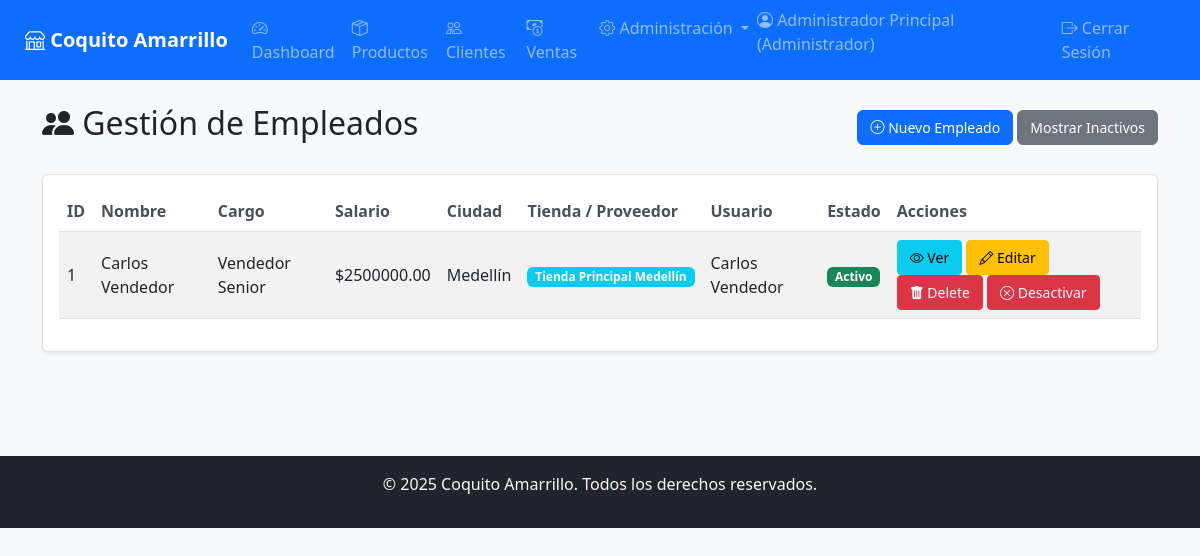
Page /staff/ (signed in) on the earlier database version.
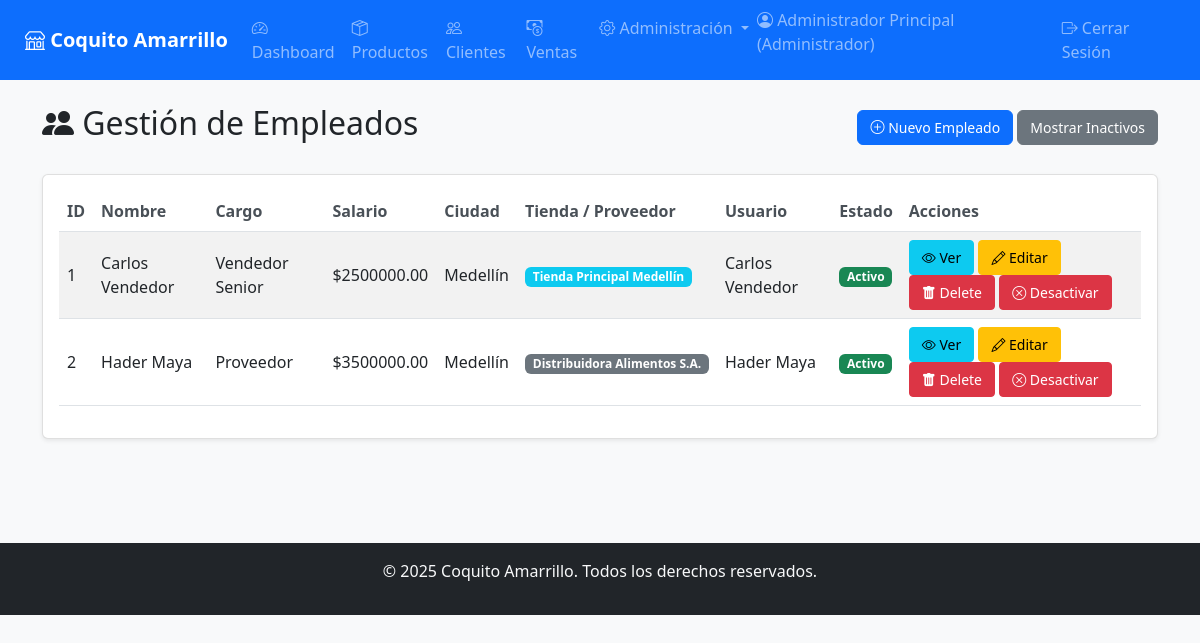
Same page on the later database version.
### app/models/user.py (models this page shows, shortened)
class User(UserMixin, db.Model):
    __tablename__ = 'usuarios'
    id_usuario = db.Column(db.Integer, primary_key=True)
    nombre = db.Column(db.String(100), nullable=False)
    email = db.Column(db.String(100), nullable=False, unique=True)
    _password_hash = db.Column('password', db.String(255), nullable=False)
    rol_id = db.Column(db.Integer, db.ForeignKey('roles.id_rol'), nullable=False)
    activo = db.Column(db.Boolean, default=True)  # Campo para soft delete
    fecha_eliminacion = db.Column(db.DateTime)    # Fecha de desactivación
    fecha_registro = db.Column(db.DateTime)
    rol = relationship('Role', back_populates='usuarios')
    empleado_asociado = relationship('Staff', back_populates='usuario', uselist=False)
    @property
    def password(self):
        raise AttributeError('La contraseña no es legible')
    @password.setter
    def password(self, raw_password):
        self.validate_password_strength(raw_password)
        self._password_hash = bcrypt.generate_password_hash(raw_password).decode('utf-8')

### app/models/role.py (models this page shows, shortened)
class Role(db.Model):
    __tablename__ = 'roles'
    id_rol = db.Column(db.Integer, primary_key=True)
    nombre = db.Column(db.String(50), nullable=False, unique=True)
    descripcion = db.Column(db.String(150))
    activo = db.Column(db.Boolean, default=True)
    fecha_eliminacion = db.Column(db.DateTime)
    usuarios = relationship('User', back_populates='rol', cascade='save-update, merge')

### app/models/staff.py (models this page shows, shortened)
class Staff(db.Model):
    __tablename__ = 'personal'
    id_empleado = db.Column(db.Integer, primary_key=True)
    nombre = db.Column(db.String(100), nullable=False)
    cargo = db.Column(db.String(100))
    salario = db.Column(db.Numeric(10, 2))
    ciudad_id = db.Column(db.Integer, db.ForeignKey('ciudades.id_ciudad'))
    tienda_id = db.Column(db.Integer, db.ForeignKey('tiendas.id_tienda'))
    usuario_id = db.Column(db.Integer, db.ForeignKey('usuarios.id_usuario'))
    proveedor_id = db.Column(db.Integer, db.ForeignKey('proveedores.id_proveedor'))
    activo = db.Column(db.Boolean, default=True)
    fecha_eliminacion = db.Column(db.DateTime)
    ciudad = relationship('City', back_populates='personal')
    tienda = relationship('Store', back_populates='personal')
    usuario = relationship('User', back_populates='empleado_asociado', uselist=False)
    proveedor = relationship('Supplier', back_populates='empleados', uselist=False)
    ventas = relationship('Sale', back_populates='empleado')
    @classmethod
    def get_activos(cls):
        return cls.query.filter_by(activo=True)

### app/models/city.py (models this page shows, shortened)
class City(db.Model):
    __tablename__ = 'ciudades'
    id_ciudad = db.Column(db.Integer, primary_key=True)
    nombre = db.Column(db.String(100), nullable=False, unique=True)
    activo = db.Column(db.Boolean, default=True)
    fecha_eliminacion = db.Column(db.DateTime)
    tiendas = relationship('Store', back_populates='ciudad')
    clientes = relationship('Client', back_populates='ciudad')
    proveedores = relationship('Supplier', back_populates='ciudad')
    personal = relationship('Staff', back_populates='ciudad')

### app/models/store.py (models this page shows, shortened)
class Store(db.Model):
    __tablename__ = 'tiendas'
    id_tienda = db.Column(db.Integer, primary_key=True)
    nombre = db.Column(db.String(100), nullable=False)
    direccion = db.Column(db.String(150))
    ciudad_id = db.Column(db.Integer, db.ForeignKey('ciudades.id_ciudad'), nullable=False)
    activo = db.Column(db.Boolean, default=True)
    fecha_eliminacion = db.Column(db.DateTime)
    ciudad = relationship('City', back_populates='tiendas')
    personal = relationship('Staff', back_populates='tienda')
    ventas = relationship('Sale', back_populates='tienda')

### app/models/supplier.py (models this page shows, shortened)
class Supplier(db.Model):
    __tablename__ = 'proveedores'
    id_proveedor = db.Column(db.Integer, primary_key=True)
    nombre = db.Column(db.String(100), nullable=False)
    contacto = db.Column(db.String(100))
    ciudad_id = db.Column(db.Integer, db.ForeignKey('ciudades.id_ciudad'))
    activo = db.Column(db.Boolean, default=True)
    fecha_eliminacion = db.Column(db.DateTime)
    usuario_id = db.Column(db.Integer, db.ForeignKey('usuarios.id_usuario'))
    ciudad = relationship('City', back_populates='proveedores')
    productos = relationship('Product', back_populates='proveedor')
    ordenes = relationship('SupplierOrder', back_populates='proveedor')
    empleados = relationship('Staff', back_populates='proveedor')

### app/routes/staff.py (the view)
@staff_bp.route('/')
@login_required
@admin_required
def list_staff():
    form = EmptyForm()
    delete_form = ConfirmDeleteForm()
    activate_form = ConfirmDeleteForm()
    mostrar_inactivos = request.args.get('mostrar_inactivos', False)
    if mostrar_inactivos:
        staff = Staff.get_todos().all()
    else:
        staff = Staff.get_activos().all()
    return render_template(
        'staff/list.html',
        staff=staff,
        mostrar_inactivos=mostrar_inactivos,
        activate_form=activate_form,
        delete_form=delete_form,
        form=form
    )

### app/__init__.py (called while the page is built)
@login_manager.user_loader
def load_user(user_id):
    from app.models import User
    return User.query.get(int(user_id))

### app/templates/staff/list.html (shortened to what this page needs)
{% extends "base.html" %}
{% block content %}
<div class="container">
  <div class="d-flex justify-content-between align-items-center mb-4">
    <h2><i class="bi bi-people-fill"></i> Gestión de Empleados</h2>
    <div>
      <a href="{{ url_for('staff.create_staff') }}" class="btn btn-primary">
        <i class="bi bi-plus-circle"></i> Nuevo Empleado
      </a>
      <a href="{{ url_for('staff.list_staff', mostrar_inactivos=not mostrar_inactivos) }}"
        class="btn btn-{% if mostrar_inactivos %}warning{% else %}secondary{% endif %}">
        {% if mostrar_inactivos %}Ocultar Inactivos{% else %}Mostrar Inactivos{% endif %}
      </a>
    </div>
  </div>
  <div class="card">
    <div class="card-body">
      <div class="table-responsive">
        <table class="table table-striped align-middle">
          <thead>
            <tr>
              <th>ID</th>
              <th>Nombre</th>
              <th>Cargo</th>
              <th>Salario</th>
              <th>Ciudad</th>
              <th>Tienda / Proveedor</th>
              <th>Usuario</th>
              <th>Estado</th>
              <th>Acciones</th>
            </tr>
          </thead>
          <tbody>
            {% for empleado in staff %}
            <tr class="{% if not empleado.activo %}table-secondary{% endif %}">
              <td>{{ empleado.id_empleado }}</td>
              <td>{{ empleado.nombre }}</td>
              <td>{{ empleado.cargo }}</td>
              <td>${{ empleado.salario }}</td>
              <td>{{ empleado.ciudad.nombre if empleado.ciudad else 'N/A' }}</td>
              <td>
                {% if empleado.tienda %}
                <span class="badge bg-info">{{ empleado.tienda.nombre }}</span>
                {% elif empleado.proveedor %}
                <span class="badge bg-secondary">{{ empleado.proveedor.nombre }}</span>
                {% else %}
                —
                {% endif %}
              </td>
              <td>{{ empleado.usuario.nombre if empleado.usuario else '—' }}</td>
              <td>
                <span class="badge {% if empleado.activo %}bg-success{% else %}bg-secondary{% endif %}">
                  {% if empleado.activo %}Activo{% else %}Inactivo{% endif %}
                </span>
              </td>
              <td>
                <a href="{{ url_for('staff.view_staff', staff_id=empleado.id_empleado) }}" class="btn btn-sm btn-info">
                  <i class="bi bi-eye"></i> Ver
                </a>
                <a href="{{ url_for('staff.edit_staff', staff_id=empleado.id_empleado) }}"
                  class="btn btn-sm btn-warning">
                  <i class="bi bi-pencil"></i> Editar
                </a>
                <form method="POST"
                  action="{{ url_for('staff.permanent_delete_staff', staff_id=empleado.id_empleado) }}"
                  class="d-inline">
                  <button type="submit" class="btn btn-sm btn-danger"
                    onclick="return confirm('⚠️ Esta acción eliminará al empleado de forma permanente. ¿Continuar?')">
                    <i class="bi bi-trash-fill"></i> Delete
                  </button>
                </form>
                {% if empleado.activo %}
                <form method="POST" action="{{ url_for('staff.delete_staff', staff_id=empleado.id_empleado) }}"
                  class="d-inline">
                  <button type="submit" class="btn btn-sm btn-danger"
                    onclick="return confirm('¿Desactivar al empleado {{ empleado.nombre }}?')">
                    <i class="bi bi-x-circle"></i> Desactivar
                  </button>
                </form>
                {% endif %}
              </td>
            </tr>
            {% else %}
            <tr>
              <td colspan="9" class="text-center text-muted">No hay empleados registrados</td>
            </tr>
            {% endfor %}
          </tbody>
        </table>
      </div>
    </div>
  </div>
</div>
{% endblock %}

### app/templates/base.html (shortened to what this page needs)
<!DOCTYPE html>
<html lang="es">
<head>
    <link href="https://cdn.jsdelivr.net/npm/bootstrap@5.3.0/dist/css/bootstrap.min.css" rel="stylesheet">
    <link rel="stylesheet" href="https://cdn.jsdelivr.net/npm/bootstrap-icons@1.10.0/font/bootstrap-icons.css">
    <link rel="stylesheet" href="https://cdnjs.cloudflare.com/ajax/libs/font-awesome/6.4.0/css/all.min.css">
    <link rel="stylesheet" href="{{ url_for('static', filename='css/style.css') }}">
</head>
<body>
    <nav class="navbar navbar-expand-lg navbar-dark bg-primary">
        <div class="container-fluid">
            <a class="navbar-brand" href="{{ url_for('dashboard.dashboard') }}">
                <i class="bi bi-shop"></i> Coquito Amarrillo
            </a>
            <div class="collapse navbar-collapse" id="navbarNav">
                <ul class="navbar-nav me-auto">
                    {% if current_user.is_authenticated %}
                    <li class="nav-item">
                        <a class="nav-link" href="{{ url_for('dashboard.dashboard') }}">
                            <i class="bi bi-speedometer2"></i> Dashboard
                        </a>
                    </li>
                    {% if current_user.rol.nombre in ['Administrador', 'Vendedor'] %}
                    <li class="nav-item">
                        <a class="nav-link" href="{{ url_for('products.list_products') }}">
                            <i class="bi bi-box-seam"></i> Productos
                        </a>
                    </li>
                    <li class="nav-item">
                        <a class="nav-link" href="{{ url_for('clients.list_clients') }}">
                            <i class="bi bi-people"></i> Clientes
                        </a>
                    </li>
                    <li class="nav-item">
                        <a class="nav-link" href="{{ url_for('sales.list_sales') }}">
                            <i class="bi bi-cash-coin"></i> Ventas
                        </a>
                    </li>
                    {% endif %}
                    {% if current_user.rol.nombre == 'Administrador' %}
                    <li class="nav-item dropdown">
                        <a class="nav-link dropdown-toggle" href="#" id="navbarDropdown" role="button"
                            data-bs-toggle="dropdown">
                            <i class="bi bi-gear"></i> Administración
                        </a>
                    </li>
                    {% endif %}
                    {% endif %}
                </ul>
                <ul class="navbar-nav">
                    {% if current_user.is_authenticated %}
                    <li class="nav-item">
                        <span class="navbar-text me-3">
                            <i class="bi bi-person-circle"></i> {{ current_user.nombre }} ({{ current_user.rol.nombre
                            }})
                        </span>
                    </li>
                    <li class="nav-item">
                        <a class="nav-link" href="{{ url_for('auth.logout') }}">
                            <i class="bi bi-box-arrow-right"></i> Cerrar Sesión
                        </a>
                    </li>
                    {% else %}
                    <li class="nav-item">
                        <a class="nav-link" href="{{ url_for('auth.login') }}">
                            <i class="bi bi-box-arrow-in-right"></i> Iniciar Sesión
                        </a>
                    </li>
                    {% endif %}
                </ul>
            </div>
        </div>
    </nav>
    <div class="container-fluid mt-4">
        <div class="row">
            <main class="col-md-12">
                {% block content %}{% endblock %}
            </main>
        </div>
    </div>
    <footer class="bg-dark text-light text-center py-3 mt-5">
        <div class="container">
            <p>&copy; 2025 Coquito Amarrillo. Todos los derechos reservados.</p>
        </div>
    </footer>
</body>
</html>

### app/static/css/style.css (style rules this page uses)
:root { --primary-color: #0d6efd; --secondary-color: #6c757d; --success-color: #198754; --danger-color: #dc3545; --warning-color: #ffc107; --info-color: #0dcaf0; --breakpoint-sm: 576px; --breakpoint-md: 768px; --breakpoint-lg: 992px; --breakpoint-xl: 1200px; }
body { font-family: 'Segoe UI', Tahoma, Geneva, Verdana, sans-serif; background-color: #f8f9fa; min-height: 100vh; display: flex; flex-direction: column; }
.navbar-brand { font-weight: bold; }
.navbar-nav .nav-link { padding: 0.5rem 0.8rem; }
.container-fluid { padding-left: 15px; padding-right: 15px; }
.card { box-shadow: 0 0.125rem 0.25rem rgba(0, 0, 0, 0.075); border: 1px solid rgba(0, 0, 0, 0.125); margin-bottom: 1.5rem; }
.table-responsive { overflow-x: auto; -webkit-overflow-scrolling: touch; }
.table th { border-top: none; font-weight: 600; color: #495057; white-space: nowrap; }
.table td { vertical-align: middle; }
.btn { padding: 0.375rem 0.75rem; font-size: 0.875rem; }
@media (min-width: 769px) { .container-fluid { padding-left: 25px; padding-right: 25px; } }
@media (min-width: 769px) { .navbar-nav .nav-link { padding: 0.5rem 1rem; } }
body { display: flex; flex-direction: column; min-height: 100vh; }
main { flex: 1 0 auto; padding-bottom: 2rem; }
footer { flex-shrink: 0; }

Differences in the rows shown:
added Staff: id_empleado "2", nombre "Hader Maya", cargo "Proveedor", salario "3500000.00", ciudad "Medellín", proveedor.nombre "Distribuidora Alimentos S.A.", usuario "Hader Maya", activo "Activo"
